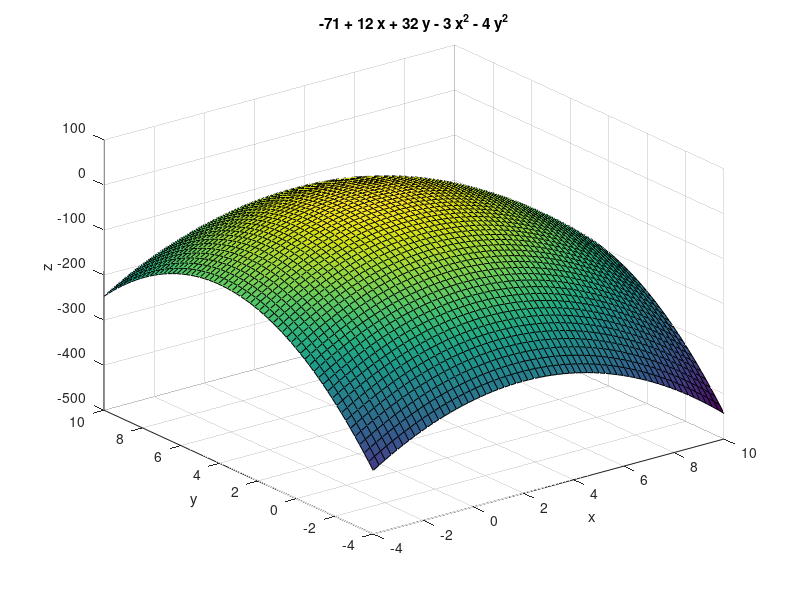

Reproduce this figure in MATLAB.
clear
clc
func = @(x,y)-71+12*x+32*y-3*x.^2-4*y.^2;
func2 = @(x,y)-func(x,y);
max = fminsearch(@(v)func2(v(1),v(2)),[10 10]);
fprintf('max at: x = %0.2f, y = %0.2f\n', max(1), max(2))
value = func(max(1), max(2));
fprintf('value at max: f(x, y) = %0.2f\n', value)
ezsurf(func, [-4 10 -4 10])
zlabel('z')